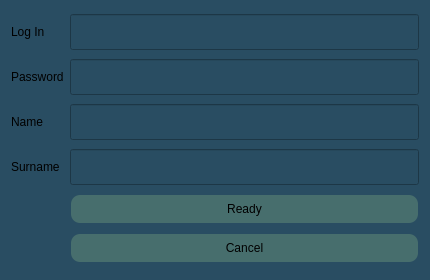
<?xml version="1.0" encoding="UTF-8"?>
<ui version="4.0">
 <class>Register</class>
 <widget class="QWidget" name="Register">
  <property name="geometry">
   <rect>
    <x>0</x>
    <y>0</y>
    <width>430</width>
    <height>280</height>
   </rect>
  </property>
  <property name="minimumSize">
   <size>
    <width>250</width>
    <height>0</height>
   </size>
  </property>
  <property name="windowTitle">
   <string>Form</string>
  </property>
  <property name="styleSheet">
   <string notr="true">QWidget {background: #294d62;}
QPushButton {background-color : #476e6d;border-width: 2px; border-style: solid; border-radius: 10px; padding: 6px;}
QPushButton:pressed { background-color: #557373; }
QLineEdit {border-width: 4px; border-colour: #000000
border-radius: 2px; padding: 6px;}</string>
  </property>
  <layout class="QGridLayout" name="gridLayout">
   <item row="0" column="0">
    <widget class="QLabel" name="logLabel">
     <property name="text">
      <string>Log In</string>
     </property>
    </widget>
   </item>
   <item row="0" column="1">
    <widget class="QLineEdit" name="logInput">
     <property name="sizePolicy">
      <sizepolicy hsizetype="Expanding" vsizetype="Fixed">
       <horstretch>0</horstretch>
       <verstretch>0</verstretch>
      </sizepolicy>
     </property>
     <property name="text">
      <string/>
     </property>
     <property name="echoMode">
      <enum>QLineEdit::Normal</enum>
     </property>
    </widget>
   </item>
   <item row="1" column="0">
    <widget class="QLabel" name="pasLabel">
     <property name="text">
      <string>Password</string>
     </property>
    </widget>
   </item>
   <item row="1" column="1">
    <widget class="QLineEdit" name="pasInput">
     <property name="text">
      <string/>
     </property>
     <property name="echoMode">
      <enum>QLineEdit::Password</enum>
     </property>
    </widget>
   </item>
   <item row="2" column="0">
    <widget class="QLabel" name="nameLabel">
     <property name="text">
      <string>Name</string>
     </property>
    </widget>
   </item>
   <item row="2" column="1">
    <widget class="QLineEdit" name="nameInput"/>
   </item>
   <item row="3" column="0">
    <widget class="QLabel" name="snameLabel">
     <property name="text">
      <string>Surname</string>
     </property>
    </widget>
   </item>
   <item row="3" column="1">
    <widget class="QLineEdit" name="snameInput">
     <property name="sizePolicy">
      <sizepolicy hsizetype="Expanding" vsizetype="Fixed">
       <horstretch>0</horstretch>
       <verstretch>0</verstretch>
      </sizepolicy>
     </property>
    </widget>
   </item>
   <item row="4" column="1">
    <widget class="QPushButton" name="readyButton">
     <property name="text">
      <string>Ready</string>
     </property>
    </widget>
   </item>
   <item row="5" column="1">
    <widget class="QPushButton" name="cancelButton">
     <property name="text">
      <string>Cancel</string>
     </property>
    </widget>
   </item>
  </layout>
 </widget>
 <resources/>
 <connections/>
</ui>
